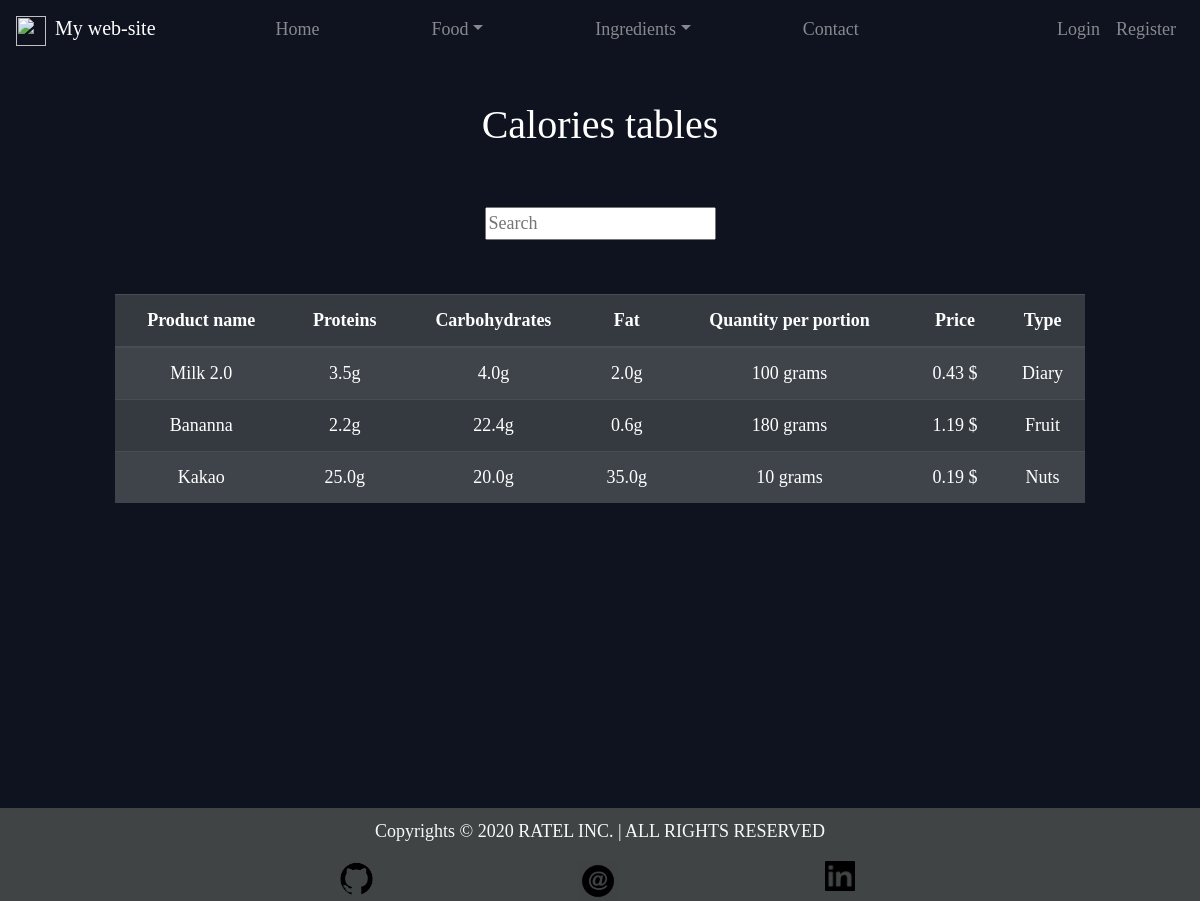
Page /food/ingredient_table/ on the committed database.
### Food/models.py (models this page shows, shortened)
class Ingredient(models.Model):
	name = models.CharField(max_length=50, unique=True)
	protein = models.FloatField(validators=[macro_quantity_validator,])
	carbohydrates = models.FloatField(validators=[macro_quantity_validator,])
	fat = models.FloatField(validators=[macro_quantity_validator,])
	quantity_per_portion = models.IntegerField(blank=True, validators=[weight_validaotr,])
	price = models.DecimalField(max_digits=5, decimal_places=2, blank=True, validators=[price_validator,])
	food_type = models.CharField(max_length=2, choices=FOOD_TYPE_CHOICES, blank=True)
	slug = models.SlugField(max_length=100, unique=True, blank=True)
	class Meta:
		ordering = ["id"]

### Food/views.py (the view)
# urls.py: path("ingredient_table/", IngredientTableView.as_view(), name="ingredinet_table"),
class IngredientTableView(ListView, SuccessMessageMixin):
	template_name = "Food/ingredient_list.html"
	model = Ingredient
	context_object_name = "ingredients"
	paginate_by = 10

### Templates/Food/ingredient_list.html (shortened to what this page needs)
{% extends 'main.html' %}
{% block content %}
	<h1 id="title">Calories tables </h1>
	<form action="{% url 'food:search_results' %}" method="get">
		<input name="word" type="text" placeholder="Search">
	</form>
	<br><br>
	<table class="table table-striped table-dark">
		<thead>
			<tr>
				<th scope="col">Product name</th>
				<th scope="col">Proteins</th>
				<th scope="col">Carbohydrates</th>
				<th scope="col">Fat</th>
				<th scope="col">Quantity per portion</th>
				<th scope="col">Price</th>
				<th scope="col">Type</th>
			</tr>
		</thead>
		<tbody>
			{% for item in ingredients %}
				<tr>
					<td>
						<a class="hyperlink-off" href="{% url 'food:ingredinet_detail' item.slug %}">
							{{ item.name|capfirst }}
						</a>
					</td>
					<td>{{item.protein}}g</td>
					<td>{{item.carbohydrates}}g</td>
					<td>{{item.fat}}g</td>
					<td>{{item.quantity_per_portion}} grams</td>
					<td>{{item.price}} $</td>
					<td>{{item.get_food_type_display}}</td>
				</tr>
			{% endfor %}
		</tbody>
	</table>
{% endblock %}

### files/style.css (style rules this page uses)
body { background-color: #0f121f; font-family: Ubuntu; color: #fff; font-size:large; text-align: center; }
#title { padding-bottom: 50px; }
.hyperlink-off, .hyperlink-off:hover { text-decoration: none; font-family: Ubuntu; color: #fff; }

### rows in the picture
Ingredient: name "Milk 2.0", protein "3.5", carbohydrates "4.0", fat "2.0", quantity_per_portion "100", price "0.43", food_type "Diary"
Ingredient: name "Bananna", protein "2.2", carbohydrates "22.4", fat "0.6", quantity_per_portion "180", price "1.19", food_type "Fruit"
Ingredient: name "Kakao", protein "25.0", carbohydrates "20.0", fat "35.0", quantity_per_portion "10", price "0.19", food_type "Nuts"
